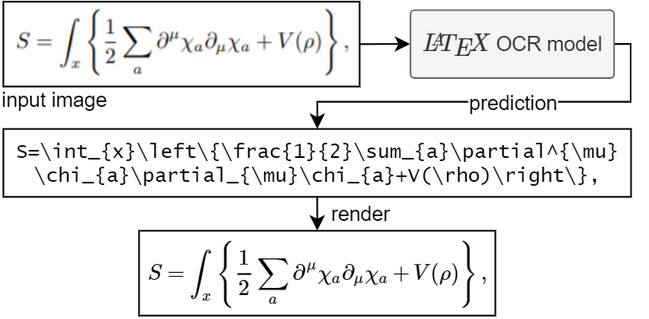
#> input picture OCR/equation.png, 649 x 319 px
$ python script.py
#> lines starting #> are read from the running program, lines starting #| are printed output that depends on the picture
from PIL import Image
from pix2tex import cli as latexocr
import warnings
import time

def latex_ocr_on_segment(image_path, x, y, width, height):
    """
    Perform LaTeX OCR on a specific image segment
    Args:
        image_path: Path to input image
        x: X-coordinate of the segment start
        y: Y-coordinate of the segment start
        width: Width of the segment
        height: Height of the segment
    Returns:
        LaTeX code of the recognized content
    """
#> called with image_path = 'equation.png', x = 0, y = 0, width = 350, height = 100
    # Open the image and crop to the specified region
    try:
        img = Image.open(image_path)
#> img is the input picture: PIL image 649x319 RGBA; mean R, G, B, A 233.6, 233.6, 233.6, 161.8
        segment = img.crop((x, y, x + width, y + height))
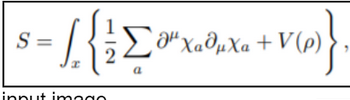
#> segment: PIL image 350x100 RGBA; mean R, G, B, A 233.6, 233.6, 233.7, 228.3; transparent parts drawn white
        segment.save("segment.png")  # Save the cropped segment for debugging
    except Exception as e:
        raise ValueError(f"Error cropping image: {str(e)}")

    # Initialize LaTeX OCR model (will auto-download weights on first run)
#> (the run stopped early here; a loop or call above may not have finished)
